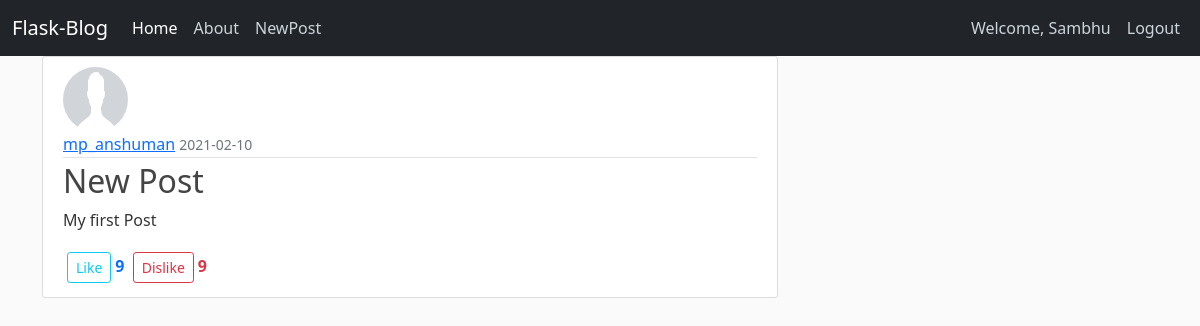
The app's page /post/1 (signed in) with its own data.
### blogappyt/models.py (models this page shows, shortened)
class User(db.Model, UserMixin):
    __tablename__ = 'user'
    id = db.Column(db.Integer,primary_key= True)
    username = db.Column(db.String(60),unique = True, nullable = False)
    email = db.Column(db.String(60),unique = True, nullable = False)
    password = db.Column(db.String(60), nullable = False)
    profile_pic = db.Column(db.String(60), nullable = False,default= 'default.png')
    post = db.relationship('Post',backref = "auther",lazy = True)

class Post(db.Model):
    __tablename__ = 'post'
    id = db.Column(db.Integer,primary_key = True)
    title = db.Column(db.String(60),nullable = False)
    date_posted = db.Column(db.DateTime,nullable = False,default = datetime.utcnow)
    content = db.Column(db.Text,nullable = False)
    user_id = db.Column(db.Integer,db.ForeignKey('user.id'))
    likes = db.relationship('Like_Post',backref = "post_likes",lazy = True)

class Like_Post(db.Model):
    __tablename__ = 'likepost'
    id = db.Column(db.Integer,primary_key = True)
    post_id = db.Column(db.Integer,db.ForeignKey('post.id'))
    like_counter = db.Column(db.Integer,default = 0)
    dislike_counter = db.Column(db.Integer,default = 0)
    date_posted = db.Column(db.DateTime,nullable = False,default = datetime.utcnow)

### blogappyt/views.py (the view)
@app.route('/post/<int:post_id>')
@login_required
def post(post_id):
    post = Post.query.get_or_404(post_id)
    post_liked = Like_Post.query.get_or_404(post_id)
    print(post_liked)
    return render_template('post.html',title = post.title,post=post,post_liked=post_liked)

### blogappyt/models.py (called while the page is built)
@login_manager.user_loader
def load_user(user_id):
    return User.query.get(int(user_id))

### blogappyt/templates/post.html (shortened to what this page needs)
{% extends 'layout.html' %}
{% block content %}
<article class="media content-section">
  <img class="rounded-circle article-img" src="{{url_for('static',filename='profilepic/'+post.auther.profile_pic)}}">
          <div class="media-body">
            <div class="article-metadata">
              <a class="mr-2" href="#">{{ post.auther.username }}</a>
              <small class="text-muted">{{post.date_posted.strftime('%Y-%m-%d')}}</small>
            </div>
            <h2 class="article-title">{{ post.title }}</h2>
            <p class="article-content">{{ post.content }}</p>
          </div>
          <a class="btn btn-outline-info btn-sm m-1" href="{{url_for('like_post',post_id=post.id)}}">Like</a><b class="text-primary">{{post_liked.like_counter }}</b>
            <a class="btn btn-outline-danger btn-sm m-1" href="{{url_for('dislike_post',post_id=post.id)}}">Dislike</a><b class="text-danger">{{post_liked.dislike_counter }}</b>
        </article>
{% endblock content %}

### blogappyt/templates/layout.html (shortened to what this page needs)
<html lang="en">
<head>
    <link href="https://cdn.jsdelivr.net/npm/bootstrap@5.0.0-beta1/dist/css/bootstrap.min.css" rel="stylesheet">
    <link rel="stylesheet" href="{{url_for('static',filename='main.css')}}">
</head>
<body>
    <header class="site-header">
    <nav class="navbar navbar-expand-lg navbar-dark bg-dark">
        <div class="container-fluid">
          <a class="navbar-brand" href="{{url_for('index')}}">Flask-Blog</a>
          <div class="collapse navbar-collapse" id="navbarSupportedContent">
            <ul class="navbar-nav me-auto mb-2 mb-lg-0">
              <li class="nav-item">
                <a class="nav-link active" aria-current="page" href="{{url_for('index')}}">Home</a>
              </li>
              <li class="nav-item">
                <a class="nav-link" href="{{url_for('about')}}">About</a>
              </li>
              <li class="nav-item">
                <a class="nav-link" href="{{url_for('create_post')}}">NewPost</a>
              </li>
            </ul>
            <div class="navbar-nav">
            {% if  current_user.is_authenticated%}
            <a class="nav-item nav-link" href="{{ url_for('profile') }}">Welcome, {{current_user.username|title}}</a>
            <a class="nav-item nav-link" href="{{ url_for('logout') }}">Logout</a>
            {% else %}
                <a class="nav-item nav-link" href="{{ url_for('login') }}">Login</a>
                <a class="nav-item nav-link" href="{{ url_for('register') }}">Register</a>
              {% endif %}
              </div>
          </div>
        </div>
      </nav>
</header>
<main role="main" class="container">
    <div class="row">
      <div class="col-md-8">
        {% block content %}{% endblock %}
      </div>
    </div>
  </main>
</body>
</html>

### blogappyt/static/main.css (style rules this page uses)
body { background: #fafafa; color: #333333; }
h1, h2, h3, h4, h5, h6 { color: #444444; }
.site-header .navbar-nav .nav-link { color: #cbd5db; }
.site-header .navbar-nav .nav-link.active { font-weight: 500; }
.content-section { background: #ffffff; padding: 10px 20px; border: 1px solid #dddddd; border-radius: 3px; margin-bottom: 20px; }
.article-title { color: #444444; }
.article-content { white-space: pre-line; }
.article-img { height: 65px; width: 65px; margin-right: 16px; }
.article-metadata { padding-bottom: 1px; margin-bottom: 4px; border-bottom: 1px solid #e3e3e3 }

### records on screen
User: username "Sambhu"
User: profile_pic (placeholder picture), auther.username "mp_anshuman"
Post: date_posted "2021-02-10", title "New Post", content "My first Post"
Like_Post: like_counter "9", dislike_counter "9"
